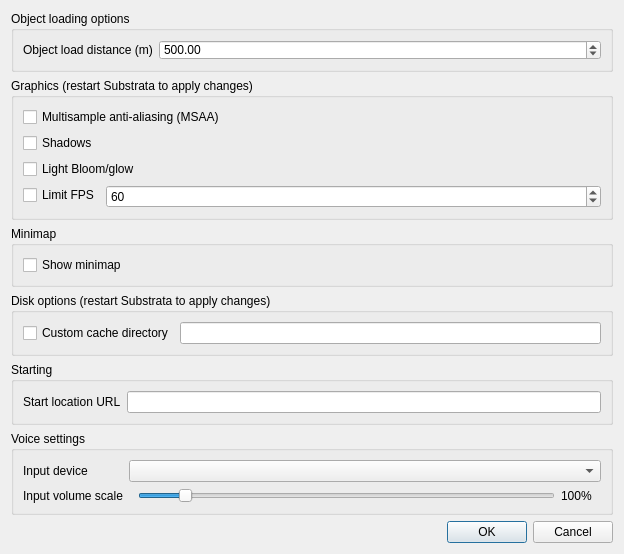
<?xml version="1.0" encoding="UTF-8"?>
<ui version="4.0">
 <class>MainOptionsDialog</class>
 <widget class="QDialog" name="MainOptionsDialog">
  <property name="geometry">
   <rect>
    <x>0</x>
    <y>0</y>
    <width>624</width>
    <height>489</height>
   </rect>
  </property>
  <property name="windowTitle">
   <string>Options</string>
  </property>
  <layout class="QVBoxLayout" name="verticalLayout">
   <item>
    <widget class="QGroupBox" name="groupBox_2">
     <property name="sizePolicy">
      <sizepolicy hsizetype="Preferred" vsizetype="Maximum">
       <horstretch>0</horstretch>
       <verstretch>0</verstretch>
      </sizepolicy>
     </property>
     <property name="title">
      <string>Object loading options</string>
     </property>
     <layout class="QFormLayout" name="formLayout_2">
      <item row="0" column="0">
       <widget class="QLabel" name="label">
        <property name="toolTip">
         <string>The distance from the camera at which objects are loaded and viewable</string>
        </property>
        <property name="text">
         <string>Object load distance (m)</string>
        </property>
       </widget>
      </item>
      <item row="0" column="1">
       <widget class="QDoubleSpinBox" name="loadDistanceDoubleSpinBox">
        <property name="minimumSize">
         <size>
          <width>271</width>
          <height>20</height>
         </size>
        </property>
        <property name="minimum">
         <double>50.000000000000000</double>
        </property>
        <property name="maximum">
         <double>10000.000000000000000</double>
        </property>
        <property name="singleStep">
         <double>10.000000000000000</double>
        </property>
        <property name="value">
         <double>500.000000000000000</double>
        </property>
       </widget>
      </item>
     </layout>
    </widget>
   </item>
   <item>
    <widget class="QGroupBox" name="groupBox">
     <property name="title">
      <string>Graphics (restart Substrata to apply changes)</string>
     </property>
     <layout class="QVBoxLayout" name="verticalLayout_2">
      <item>
       <widget class="QCheckBox" name="MSAACheckBox">
        <property name="text">
         <string>Multisample anti-aliasing (MSAA)</string>
        </property>
       </widget>
      </item>
      <item>
       <widget class="QCheckBox" name="shadowsCheckBox">
        <property name="text">
         <string>Shadows</string>
        </property>
       </widget>
      </item>
      <item>
       <widget class="QCheckBox" name="bloomCheckBox">
        <property name="text">
         <string>Light Bloom/glow</string>
        </property>
       </widget>
      </item>
      <item>
       <widget class="QWidget" name="widget" native="true">
        <layout class="QFormLayout" name="formLayout">
         <property name="leftMargin">
          <number>0</number>
         </property>
         <property name="topMargin">
          <number>0</number>
         </property>
         <property name="rightMargin">
          <number>0</number>
         </property>
         <property name="bottomMargin">
          <number>0</number>
         </property>
         <item row="0" column="0">
          <widget class="QCheckBox" name="limitFPSCheckBox">
           <property name="text">
            <string>Limit FPS</string>
           </property>
          </widget>
         </item>
         <item row="0" column="1">
          <widget class="QSpinBox" name="FPSLimitSpinBox">
           <property name="maximum">
            <number>10000</number>
           </property>
           <property name="value">
            <number>60</number>
           </property>
          </widget>
         </item>
        </layout>
       </widget>
      </item>
     </layout>
    </widget>
   </item>
   <item>
    <widget class="QGroupBox" name="groupBox_6">
     <property name="title">
      <string>Minimap</string>
     </property>
     <layout class="QGridLayout" name="gridLayout_4">
      <item row="0" column="0">
       <widget class="QCheckBox" name="showMinimapCheckBox">
        <property name="text">
         <string>Show minimap</string>
        </property>
       </widget>
      </item>
     </layout>
    </widget>
   </item>
   <item>
    <widget class="QGroupBox" name="groupBox_3">
     <property name="title">
      <string>Disk options (restart Substrata to apply changes)</string>
     </property>
     <layout class="QGridLayout" name="gridLayout">
      <item row="0" column="0">
       <widget class="QCheckBox" name="useCustomCacheDirCheckBox">
        <property name="text">
         <string>Custom cache directory</string>
        </property>
       </widget>
      </item>
      <item row="0" column="1">
       <widget class="FileSelectWidget" name="customCacheDirFileSelectWidget"/>
      </item>
     </layout>
    </widget>
   </item>
   <item>
    <widget class="QGroupBox" name="groupBox_4">
     <property name="title">
      <string>Starting</string>
     </property>
     <layout class="QGridLayout" name="gridLayout_2">
      <item row="0" column="0">
       <widget class="QLabel" name="label_2">
        <property name="text">
         <string>Start location URL</string>
        </property>
       </widget>
      </item>
      <item row="0" column="1">
       <widget class="QLineEdit" name="startLocationURLLineEdit"/>
      </item>
     </layout>
    </widget>
   </item>
   <item>
    <widget class="QGroupBox" name="groupBox_5">
     <property name="title">
      <string>Voice settings</string>
     </property>
     <layout class="QGridLayout" name="gridLayout_3">
      <item row="0" column="1">
       <widget class="QComboBox" name="inputDeviceComboBox">
        <property name="sizePolicy">
         <sizepolicy hsizetype="Expanding" vsizetype="Fixed">
          <horstretch>0</horstretch>
          <verstretch>0</verstretch>
         </sizepolicy>
        </property>
       </widget>
      </item>
      <item row="0" column="0">
       <widget class="QLabel" name="label_3">
        <property name="text">
         <string>Input device</string>
        </property>
       </widget>
      </item>
      <item row="1" column="0">
       <widget class="QLabel" name="label_4">
        <property name="text">
         <string>Input volume scale</string>
        </property>
       </widget>
      </item>
      <item row="1" column="1">
       <widget class="QWidget" name="widget_2" native="true">
        <layout class="QHBoxLayout" name="horizontalLayout">
         <property name="topMargin">
          <number>0</number>
         </property>
         <property name="bottomMargin">
          <number>0</number>
         </property>
         <item>
          <widget class="QSlider" name="inputVolumeScaleHorizontalSlider">
           <property name="maximum">
            <number>1000</number>
           </property>
           <property name="singleStep">
            <number>10</number>
           </property>
           <property name="value">
            <number>100</number>
           </property>
           <property name="orientation">
            <enum>Qt::Horizontal</enum>
           </property>
          </widget>
         </item>
         <item>
          <widget class="QLabel" name="inputVolumeScaleLabel">
           <property name="text">
            <string>100%</string>
           </property>
          </widget>
         </item>
        </layout>
       </widget>
      </item>
     </layout>
    </widget>
   </item>
   <item>
    <widget class="QDialogButtonBox" name="buttonBox">
     <property name="orientation">
      <enum>Qt::Horizontal</enum>
     </property>
     <property name="standardButtons">
      <set>QDialogButtonBox::Cancel|QDialogButtonBox::Ok</set>
     </property>
    </widget>
   </item>
  </layout>
 </widget>
 <customwidgets>
  <customwidget>
   <class>FileSelectWidget</class>
   <extends>QLineEdit</extends>
   <header>../qt/FileSelectWidget.h</header>
  </customwidget>
 </customwidgets>
 <resources/>
 <connections>
  <connection>
   <sender>buttonBox</sender>
   <signal>accepted()</signal>
   <receiver>MainOptionsDialog</receiver>
   <slot>accept()</slot>
   <hints>
    <hint type="sourcelabel">
     <x>248</x>
     <y>254</y>
    </hint>
    <hint type="destinationlabel">
     <x>157</x>
     <y>274</y>
    </hint>
   </hints>
  </connection>
  <connection>
   <sender>buttonBox</sender>
   <signal>rejected()</signal>
   <receiver>MainOptionsDialog</receiver>
   <slot>reject()</slot>
   <hints>
    <hint type="sourcelabel">
     <x>316</x>
     <y>260</y>
    </hint>
    <hint type="destinationlabel">
     <x>286</x>
     <y>274</y>
    </hint>
   </hints>
  </connection>
  <connection>
   <sender>limitFPSCheckBox</sender>
   <signal>toggled(bool)</signal>
   <receiver>FPSLimitSpinBox</receiver>
   <slot>setEnabled(bool)</slot>
   <hints>
    <hint type="sourcelabel">
     <x>206</x>
     <y>191</y>
    </hint>
    <hint type="destinationlabel">
     <x>603</x>
     <y>191</y>
    </hint>
   </hints>
  </connection>
 </connections>
</ui>
